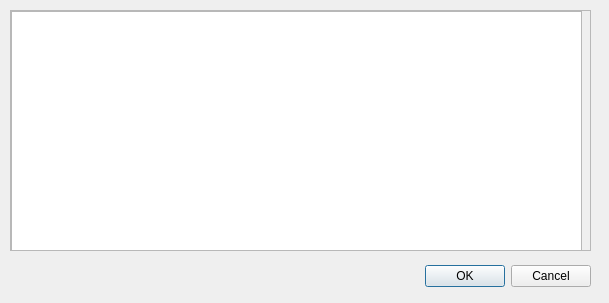
<?xml version="1.0" encoding="UTF-8"?>
<ui version="4.0">
 <class>LoggerWindow</class>
 <widget class="QDialog" name="LoggerWindow">
  <property name="geometry">
   <rect>
    <x>0</x>
    <y>0</y>
    <width>609</width>
    <height>303</height>
   </rect>
  </property>
  <property name="maximumSize">
   <size>
    <width>609</width>
    <height>16777215</height>
   </size>
  </property>
  <property name="windowTitle">
   <string>Dialog</string>
  </property>
  <widget class="QDialogButtonBox" name="buttonBox">
   <property name="geometry">
    <rect>
     <x>250</x>
     <y>260</y>
     <width>341</width>
     <height>32</height>
    </rect>
   </property>
   <property name="orientation">
    <enum>Qt::Horizontal</enum>
   </property>
   <property name="standardButtons">
    <set>QDialogButtonBox::Cancel|QDialogButtonBox::Ok</set>
   </property>
  </widget>
  <widget class="QScrollArea" name="scrollArea">
   <property name="geometry">
    <rect>
     <x>10</x>
     <y>10</y>
     <width>581</width>
     <height>241</height>
    </rect>
   </property>
   <property name="widgetResizable">
    <bool>true</bool>
   </property>
   <widget class="QWidget" name="scrollAreaWidgetContents">
    <property name="geometry">
     <rect>
      <x>0</x>
      <y>0</y>
      <width>579</width>
      <height>239</height>
     </rect>
    </property>
    <widget class="QTextEdit" name="logArea">
     <property name="geometry">
      <rect>
       <x>0</x>
       <y>0</y>
       <width>571</width>
       <height>241</height>
      </rect>
     </property>
    </widget>
   </widget>
  </widget>
 </widget>
 <resources/>
 <connections>
  <connection>
   <sender>buttonBox</sender>
   <signal>accepted()</signal>
   <receiver>LoggerWindow</receiver>
   <slot>accept()</slot>
   <hints>
    <hint type="sourcelabel">
     <x>248</x>
     <y>254</y>
    </hint>
    <hint type="destinationlabel">
     <x>157</x>
     <y>274</y>
    </hint>
   </hints>
  </connection>
  <connection>
   <sender>buttonBox</sender>
   <signal>rejected()</signal>
   <receiver>LoggerWindow</receiver>
   <slot>reject()</slot>
   <hints>
    <hint type="sourcelabel">
     <x>316</x>
     <y>260</y>
    </hint>
    <hint type="destinationlabel">
     <x>286</x>
     <y>274</y>
    </hint>
   </hints>
  </connection>
 </connections>
</ui>
